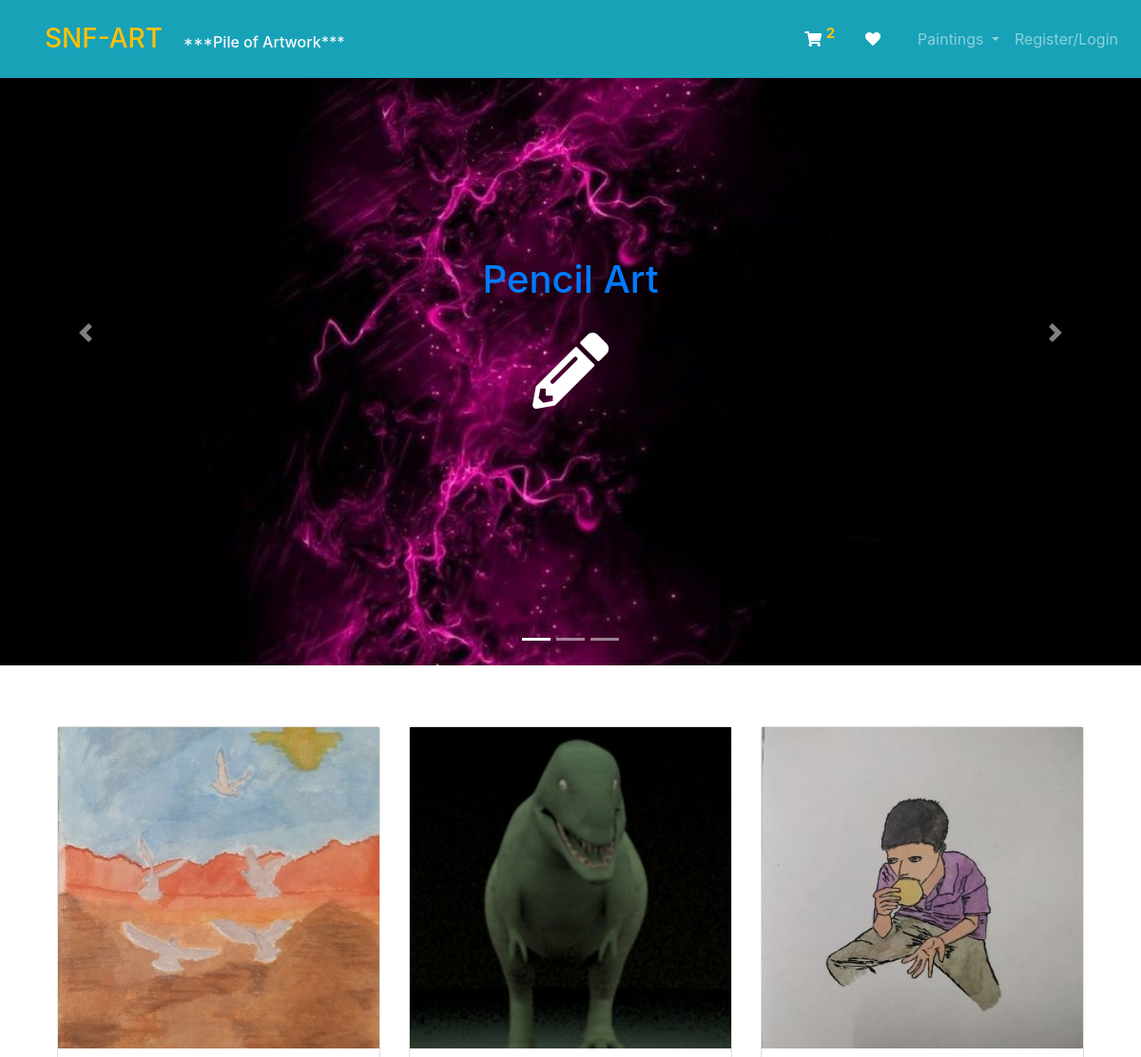
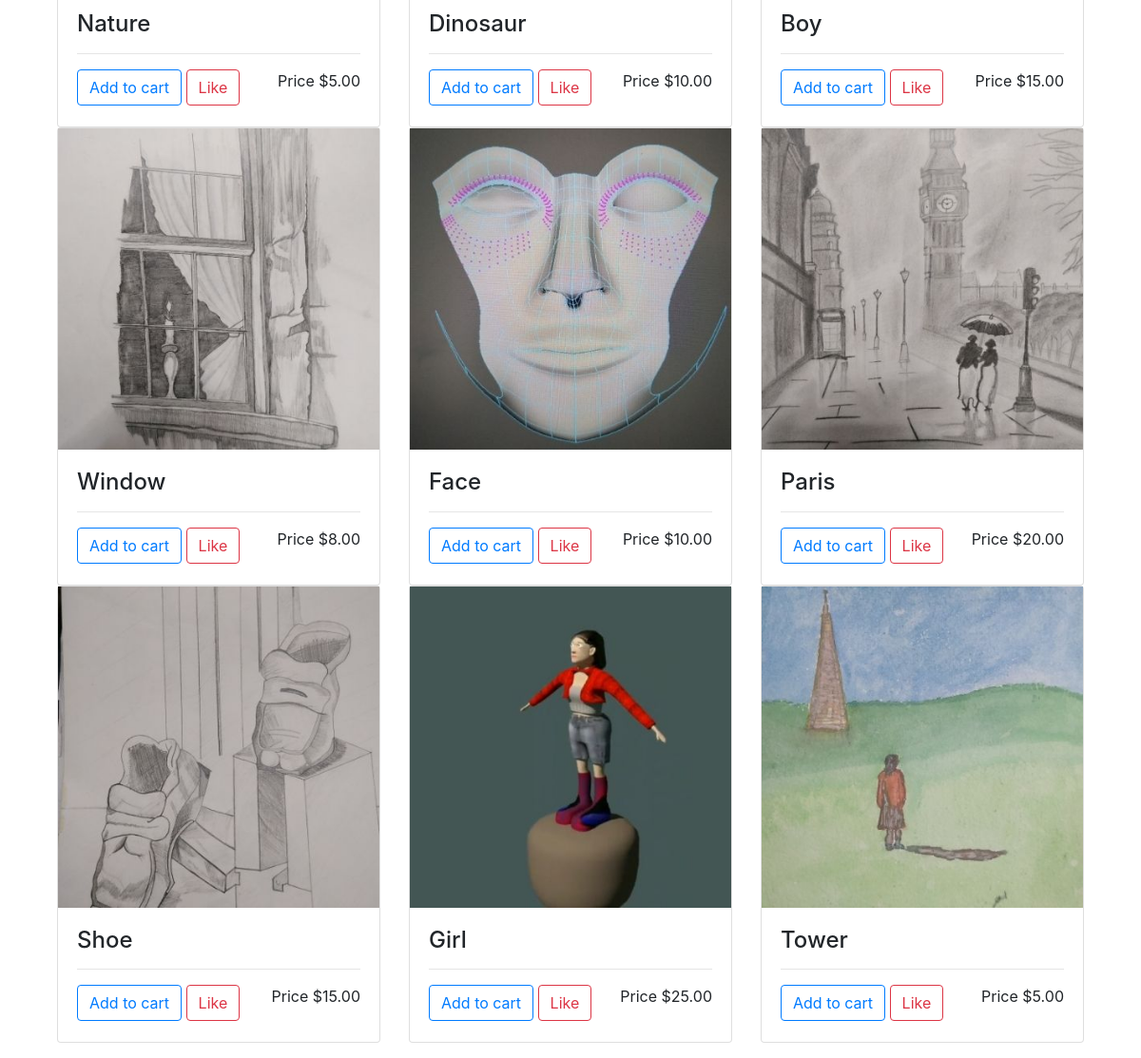
The app's page / (signed in) with its own data (2 pictures, top to bottom).
### Page/models.py (models this page shows, shortened)
class Product(models.Model):
    name = models.CharField(max_length=100, null=True)
    price = models.FloatField()
    digital = models.BooleanField(default=False, null=True, blank=True)
    pic = models.ImageField(null=True, blank=True)
    @property
    def picUrl(self):
        try:
            url = self.pic.url
        except:
            url = ''
        return url

### Page/views.py (the view)
# urls.py: path('', views.top, name='top'),
def top(request):
    if request.user.is_authenticated:
        customer = request.user.customer
        order, created = Order.objects.get_or_create(customer=customer, complete=False)
        items = order.orderitem_set.all()
        cartItems = order.get_cart_item
    else:
        items = []
        order = {'get_cart_total': 0, 'get_cart_item': 0, 'shipping': False}
        cartItems = order['get_cart_item']
    products = Product.objects.all()
    context = {'products': products, 'cartItems': cartItems}
    return render(request, 'Page/first.html', context)

### Page/models.py (called while the page is built)
    @property
    def get_cart_item(self):
        orderitem = self.orderitem_set.all()
        total = sum([item.quantity for item in orderitem])
        return total

### Page/templates/Page/first.html
{% extends 'Page/main.html'%}
{% load static %}
{%block content %}
<section>
        <div class="container pt-5">
            <div class="row py-3">
                {% for product in products %}
                <div class="col-md-6 col-lg-4">
                    <div class="card card-border-0">
                    <img class="img-fluid size w-100" src="{{ product.picUrl }}">
                        <div class="card-body">
                            <h4>{{ product.name }}</h4>
                            <hr>
                            <button data-product={{product.id}} data-action="add"
                                    class="btn btn-outline-primary add-btn update-cart">Add to cart</button>
                            <button class="btn btn-outline-danger add-btn">Like</button>
                            <p style="display:inline-block; float:right; ">Price ${{ product.price|floatformat:2 }}</p>
                        </div>
                    </div>
                </div>
                {% endfor %}
            </div>
        </div>
    </section>
{% endblock content %}

### static/css/main.css (style rules this page uses)
.size { width:20px; }

### records on screen
Product: picUrl (picture), name "Nature", price "5.00"
Product: picUrl (picture), name "Dinosaur", price "10.00"
Product: picUrl (picture), name "Boy", price "15.00"
Product: picUrl (picture), name "Window", price "8.00"
Product: picUrl (picture), name "Face", price "10.00"
Product: picUrl (picture), name "Paris", price "20.00"
Product: picUrl (picture), name "Shoe", price "15.00"
Product: picUrl (picture), name "Girl", price "25.00"
Product: picUrl (picture), name "Tower", price "5.00"

### other values on screen
{{ cartItems }} "2"
